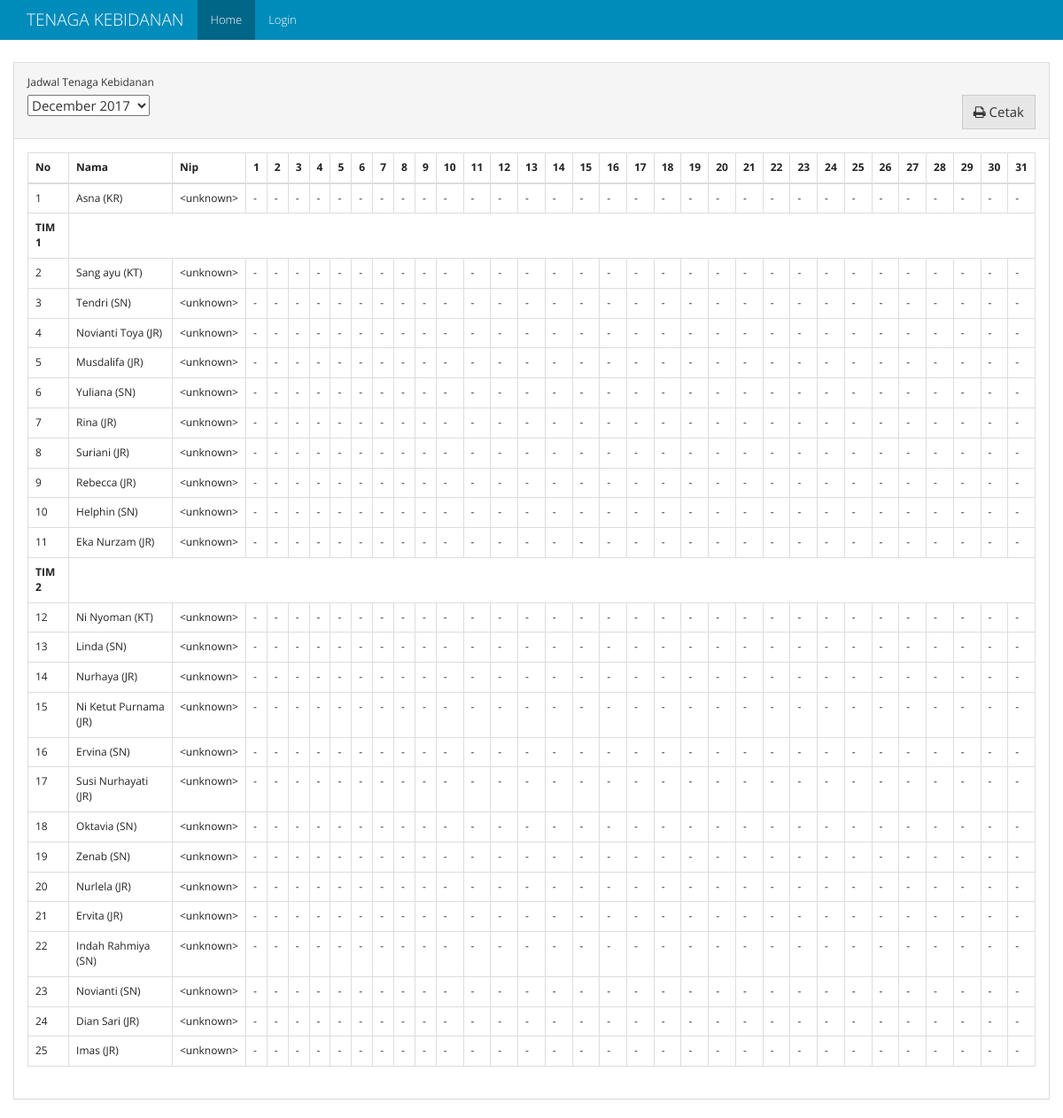
The page / on the database its author committed.
### models.py (models this page shows, shortened)
class Schedules(db.Model):
    id = db.Column(db.Integer, primary_key=True)
    periode_id = db.Column(db.Integer, db.ForeignKey("periode.id"), nullable=False)
    bidan_id = db.Column(db.Integer, db.ForeignKey("bidan.id", ondelete='SET NULL'), nullable=True)
    name = db.Column(db.String(50), nullable=False)
    nip = db.Column(db.String(20), nullable=True)
    officer = db.Column(db.String(20), nullable=False)
    tim = db.Column(db.String(10), nullable=False)
    shift = db.Column(db.Text, default="", nullable=True)
    rest_shift = db.Column(db.Text, default="CLEAR", nullable=True)

### views.py (the view)
@app.route("/", methods=['GET', 'POST'])
def homepage():
    table_query = Schedules.query \
        .join(Periode) \
        .add_columns(Schedules.id.label("schedule_id"), Schedules.officer, Schedules.nip, Schedules.name, Schedules.shift, Schedules.rest_shift, Schedules.tim, Periode.id, Periode.periode)
    table_periode = table_query.order_by(Periode.periode.desc()).group_by(Periode.periode).all()
    list_periode = []
    for periode in table_periode:
        pr = {}
        pr["id"] = periode.periode.strftime("%Y-%m-%d")
        pr["periode"] = periode.periode.strftime("%B %Y")
        list_periode.append(pr)
    if request.method == 'POST':
        periode_periode = request.form["select-periode"]
    else:
        periode_periode = list_periode[0]["id"]
    periode_split = periode_periode.split("-")
    periode_date = datetime.date(int(periode_split[0]), int(periode_split[1]), 1)
    days = calendar.monthrange(periode_date.year, periode_date.month)[1]
    periode_schedule = {"kr": shift_list(table_query.filter(Schedules.officer == "KR").filter(Periode.periode == periode_date).all()),
             "kt1": shift_list(table_query.filter((Schedules.officer == "KT") & (Schedules.tim == "tim1")).filter(Periode.periode == periode_date).all()),
             "kt2": shift_list(table_query.filter((Schedules.officer == "KT") & (Schedules.tim == "tim2")).filter(Periode.periode == periode_date).all()),
             "tim1": shift_list(table_query.filter((Schedules.tim == "tim1") & (Schedules.officer != "KT")).filter(Periode.periode == periode_date).order_by(Schedules.bidan_id.asc()).all()),
             "tim2": shift_list(table_query.filter((Schedules.tim == "tim2") & (Schedules.officer != "KT")).filter(Periode.periode == periode_date).order_by(Schedules.bidan_id.asc()).all())}
    return render_template('home.html', periode=list_periode, table=periode_schedule, periode_value=periode_periode, days=days)

### app.py (called while the page is built)
@app.before_request
def _before_request():
    g.user = current_user

### views.py (called while the page is built)
def shift_list(obj):
    new_obj = []
    for result in obj:
        temp_obj = {}
        temp_obj["id"] = result.id
        temp_obj["name"] = result.name
        temp_obj["officer"] = result.officer
        temp_obj["tim"] = result.tim
        temp_obj["nip"] = result.nip
        shift = ''.join(result.shift.split())
        if shift != "" and shift != "CLEAR":
            temp_obj["shift"] = result.shift.split(",")
        else:
            temp_obj["shift"] = None
        rest_shift = ''.join(result.rest_shift.split())
        if rest_shift != "" and rest_shift != "CLEAR":
            temp_obj["rest_shift"] = result.rest_shift.split(",")
        else:
            temp_obj["rest_shift"] = None
        temp_obj["schedule_id"] = result.schedule_id
        new_obj.append(temp_obj)
    return new_obj

### templates/home.html (shortened to what this page needs)
{% extends "base.html" %}
{% from "macro/shift_element.html" import shift_element %}
{% block class_container %}container-fluid{% endblock %}
{% block nav_home %} active {% endblock %}
{%  block content %}
<div class="panel panel-default">
		  <div class="panel-heading">
		  	  <div class="form-group">
		    <label for="select-periode">Jadwal Tenaga Kebidanan</label>
				  <form action="/" id="form-periode" class="form form-inline" method="post">
					  <select  name="select-periode" id="select-periode">
						{% for pr in periode %}
							<option value="{{pr['id']}}">{{pr['periode']}}</option>
						{% endfor %}
					  </select>
                      <button id="cetak-jadwal" class="btn btn-default pull-right"> <i class="fa fa-print" aria-hidden="true"></i>  Cetak</button>
				  </form>
		  </div>
		  </div>
		  <div class="panel-body">
                <table class="table table-bordered table-responsive">
                  <thead>
                    <tr>
                      <th>No</th>
                      <th>Nama</th>
                      <th>Nip</th>
                      {% for i in range(days) %}
                        <th>{{loop.index}}</th>
                      {% endfor %}
                    </tr>
                  </thead>
                  <tbody>
                    <tr>
                      <td class="table-number">-</td>
                      {% for table in table['kr'] %}
                          <td>{{ table.name }} ({{table.officer}})</td>
                          <td>{{ table.nip|default('<unknown>', True) }}</td>
                          {{ shift_element(table,days) }}
                      {% endfor %}
                    </tr>
                    <tr>
                      <td><strong>TIM 1</strong></td>
                    </tr>
                    <tr>
                      <td class="table-number">-</td>
                      {% for table in table['kt1'] %}
                          <td>{{ table.name }} ({{table.officer}})</td>
                          <td>{{ table.nip|default('<unknown>', True) }}</td>
                          {{ shift_element(table,days) }}
                      {% endfor %}
                    </tr>
                    {% for table in table['tim1'] %}
                      <tr>
                          <td class="table-number">-</td>
                          <td>{{ table.name }} ({{table.officer}})</td>
                          <td>{{ table.nip|default('<unknown>', True) }}</td>
                          {{ shift_element(table,days) }}
                      </tr>
                    {% endfor %}
                    <tr>
                      <td><strong>TIM 2</strong></td>
                    </tr>
                    <tr>
                      <td class="table-number">-</td>
                      {% for table in table['kt2'] %}
                          <td>{{ table.name }} ({{table.officer}})</td>
                          <td>{{ table.nip|default('<unknown>', True) }}</td>
                          {{ shift_element(table,days) }}
                      {% endfor %}
                    </tr>
                    {% for table in table['tim2'] %}
                      <tr>
                          <td class="table-number">-</td>
                          <td>{{ table.name }} ({{table.officer}})</td>
                          <td>{{ table.nip|default('<unknown>', True) }}</td>
                          {{ shift_element(table,days) }}
                      </tr>
                    {% endfor %}
                  </tbody>
                </table>
		  </div>
		</div>
{% endblock %}

### templates/base.html (shortened to what this page needs)
<!DOCTYPE html>
<html lang="en">
<head>
    <link rel="stylesheet" href="{{ url_for('static', filename='css/bootstrap.min.css')}}">
    <link rel="stylesheet" href="{{ url_for('static', filename='css/font-awesome.css')}}">
</head>
<body>
<nav class="navbar navbar-inverse navbar-fixed-top">
    <div class="container">
        <div class="navbar-header">
            <a class="navbar-brand" href="#">{% block branding %}TENAGA KEBIDANAN{% endblock %}</a>
        </div>
        <div id="navbar" class="collapse navbar-collapse">
            <ul class="nav navbar-nav">
                <li class="{% block nav_home %}{% endblock %}"><a href="{{ url_for('homepage') }}">Home</a></li>
                {% if g.user.is_authenticated %}
                    <li class="{% block nav_penjadwalan %}{% endblock %}"><a href="{{ url_for('penjadwalan') }}">Penjadwalan</a></li>
                    <li class="{% block nav_setting %}{% endblock %}"><a href="{{ url_for('setting') }}">Pengaturan Proses</a></li>
                    <li class=""><a href="/admin/">Admin</a></li>
                    <li><a href="{{ url_for('logout') }}">Logout</a></li>
                {% else %}
                    <li class="{% block nav_login %}{% endblock %}"><a href="{{ url_for('login') }}">Login</a></li>
                {% endif %}
            </ul>
        </div>
    </div>
</nav>
<div class="{% block class_container %}container{% endblock %}" style="margin-top: 70px;">
    {% block content %}
    {% endblock %}
</div>
</body>
</html>

### templates/macro/shift_element.html (shortened to what this page needs)
{% macro shift_element(table,days) %}
  {% set rest_len = 0 %}
  {% if table.shift %}
  	{% set n = rest_len-1 %}
    {% for i in range(days-rest_len) %}
        {% if table.shift[n] %}
            <td>{{table.shift[n+loop.index]}}</td>
        {% else %}
            <td>-</td>
        {% endif %}
    {% endfor %}
  {% else %}
    {% for i in range(days-rest_len) %}
        <td>-</td>
    {% endfor %}
  {% endif %}
{% endmacro %}

### rows shown on the page
Schedules: name "Asna", officer "KR", nip "<unknown>"
Schedules: name "Sang ayu", officer "KT", nip "<unknown>"
Schedules: name "Tendri", officer "SN", nip "<unknown>"
Schedules: name "Novianti Toya", officer "JR", nip "<unknown>"
Schedules: name "Musdalifa", officer "JR", nip "<unknown>"
Schedules: name "Yuliana", officer "SN", nip "<unknown>"
Schedules: name "Rina", officer "JR", nip "<unknown>"
Schedules: name "Suriani", officer "JR", nip "<unknown>"
Schedules: name "Rebecca", officer "JR", nip "<unknown>"
Schedules: name "Helphin", officer "SN", nip "<unknown>"
Schedules: name "Eka Nurzam", officer "JR", nip "<unknown>"
Schedules: name "Ni Nyoman", officer "KT", nip "<unknown>"
Schedules: name "Linda", officer "SN", nip "<unknown>"
Schedules: name "Nurhaya", officer "JR", nip "<unknown>"
Schedules: name "Ni Ketut Purnama", officer "JR", nip "<unknown>"
Schedules: name "Ervina", officer "SN", nip "<unknown>"
Schedules: name "Susi Nurhayati", officer "JR", nip "<unknown>"
Schedules: name "Oktavia", officer "SN", nip "<unknown>"
Schedules: name "Zenab", officer "SN", nip "<unknown>"
Schedules: name "Nurlela", officer "JR", nip "<unknown>"
Schedules: name "Ervita", officer "JR", nip "<unknown>"
Schedules: name "Indah Rahmiya", officer "SN", nip "<unknown>"
Schedules: name "Novianti", officer "SN", nip "<unknown>"
Schedules: name "Dian Sari", officer "JR", nip "<unknown>"
Schedules: name "Imas", officer "JR", nip "<unknown>"

### other values the page prints
form field select-periode "December 2017"
